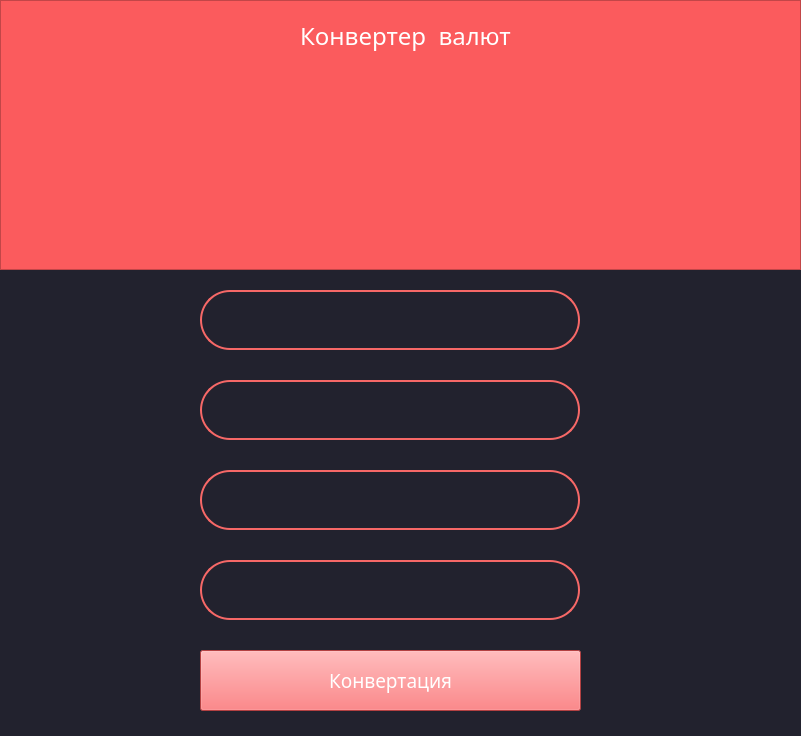
<?xml version="1.0" encoding="UTF-8"?>
<ui version="4.0">
 <class>MainWindow</class>
 <widget class="QMainWindow" name="MainWindow">
  <property name="geometry">
   <rect>
    <x>0</x>
    <y>0</y>
    <width>801</width>
    <height>736</height>
   </rect>
  </property>
  <property name="windowTitle">
   <string>MainWindow</string>
  </property>
  <widget class="QWidget" name="centralwidget">
   <property name="styleSheet">
    <string notr="true">background-color: #22222e</string>
   </property>
   <widget class="QFrame" name="frame">
    <property name="geometry">
     <rect>
      <x>0</x>
      <y>0</y>
      <width>801</width>
      <height>270</height>
     </rect>
    </property>
    <property name="styleSheet">
     <string notr="true">background-color: #fb5b5d</string>
    </property>
    <property name="frameShape">
     <enum>QFrame::StyledPanel</enum>
    </property>
    <property name="frameShadow">
     <enum>QFrame::Raised</enum>
    </property>
    <widget class="QLabel" name="label">
     <property name="geometry">
      <rect>
       <x>260</x>
       <y>20</y>
       <width>291</width>
       <height>31</height>
      </rect>
     </property>
     <property name="font">
      <font>
       <family>Impact</family>
       <pointsize>18</pointsize>
      </font>
     </property>
     <property name="styleSheet">
      <string notr="true">color: white</string>
     </property>
     <property name="text">
      <string>Конвертер  валют</string>
     </property>
     <property name="alignment">
      <set>Qt::AlignCenter</set>
     </property>
    </widget>
    <widget class="QLabel" name="label_2">
     <property name="geometry">
      <rect>
       <x>360</x>
       <y>110</y>
       <width>71</width>
       <height>71</height>
      </rect>
     </property>
     <property name="text">
      <string/>
     </property>
     <property name="pixmap">
      <pixmap>icons8-обновить-60.png</pixmap>
     </property>
    </widget>
   </widget>
   <widget class="QLineEdit" name="input_cur">
    <property name="geometry">
     <rect>
      <x>200</x>
      <y>290</y>
      <width>380</width>
      <height>60</height>
     </rect>
    </property>
    <property name="font">
     <font>
      <family>Impact</family>
      <pointsize>14</pointsize>
     </font>
    </property>
    <property name="styleSheet">
     <string notr="true">background-color: #22222e;
border: 2px solid #f66867;
border-radius: 30;
color: white;</string>
    </property>
    <property name="alignment">
     <set>Qt::AlignCenter</set>
    </property>
   </widget>
   <widget class="QLineEdit" name="input_sum">
    <property name="geometry">
     <rect>
      <x>200</x>
      <y>380</y>
      <width>380</width>
      <height>60</height>
     </rect>
    </property>
    <property name="font">
     <font>
      <family>Impact</family>
      <pointsize>14</pointsize>
     </font>
    </property>
    <property name="styleSheet">
     <string notr="true">background-color: #22222e;
border: 2px solid #f66867;
border-radius: 30;
color: white;</string>
    </property>
    <property name="alignment">
     <set>Qt::AlignCenter</set>
    </property>
   </widget>
   <widget class="QLineEdit" name="output_sum">
    <property name="geometry">
     <rect>
      <x>200</x>
      <y>560</y>
      <width>380</width>
      <height>60</height>
     </rect>
    </property>
    <property name="font">
     <font>
      <family>Impact</family>
      <pointsize>14</pointsize>
     </font>
    </property>
    <property name="styleSheet">
     <string notr="true">background-color: #22222e;
border: 2px solid #f66867;
border-radius: 30;
color: white;</string>
    </property>
    <property name="alignment">
     <set>Qt::AlignCenter</set>
    </property>
   </widget>
   <widget class="QLineEdit" name="output_cur">
    <property name="geometry">
     <rect>
      <x>200</x>
      <y>470</y>
      <width>380</width>
      <height>60</height>
     </rect>
    </property>
    <property name="font">
     <font>
      <family>Impact</family>
      <pointsize>14</pointsize>
     </font>
    </property>
    <property name="styleSheet">
     <string notr="true">background-color: #22222e;
border: 2px solid #f66867;
border-radius: 30;
color: white;</string>
    </property>
    <property name="alignment">
     <set>Qt::AlignCenter</set>
    </property>
   </widget>
   <widget class="QPushButton" name="pushButton">
    <property name="geometry">
     <rect>
      <x>200</x>
      <y>650</y>
      <width>381</width>
      <height>61</height>
     </rect>
    </property>
    <property name="font">
     <font>
      <family>Impact</family>
      <pointsize>14</pointsize>
     </font>
    </property>
    <property name="styleSheet">
     <string notr="true">QPushButton {background-color: #fb5b5d;border- radius: 30;color: white;}   
QPushButton: pressed {background-color: #fa4244;}</string>
    </property>
    <property name="text">
     <string>Конвертация</string>
    </property>
   </widget>
  </widget>
 </widget>
 <resources/>
 <connections/>
</ui>
